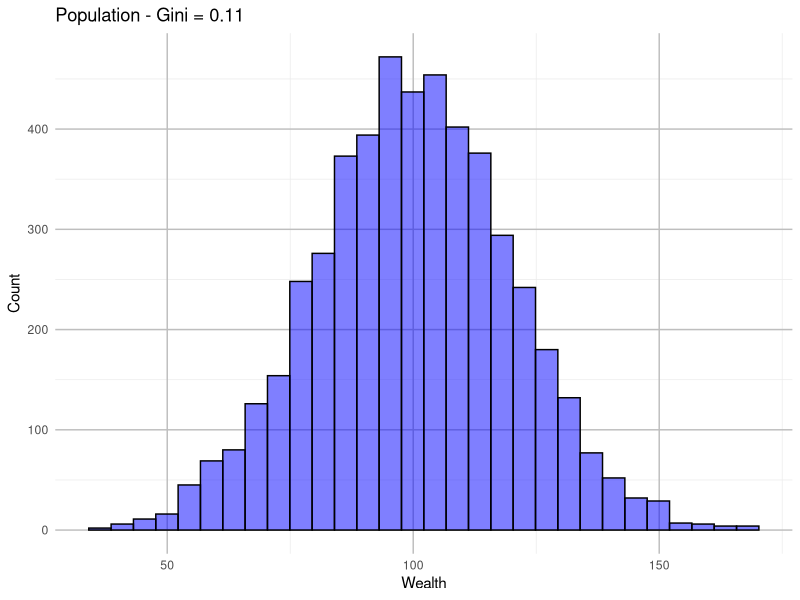
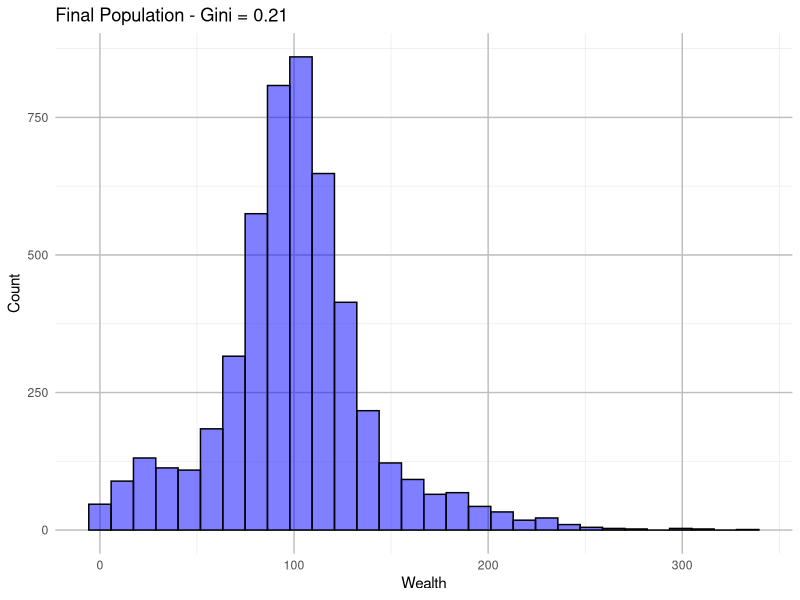

The R script that drew these images, in order:
## ---- chunk 1
set.seed(123)
#Parameters

N <- 5000        #Default size of the population

MU <- 100        #Default mean of the population

sigma <- MU / 5  #Standard deviation is 1/5 of the mean

#Generate the population

population <- rnorm(N, mean = MU, sd = sigma)
population[population <= 0] <- 1

#Create gini function

gini <- function(y) {
  y <- sort(y)     #Sort pop by wealth in asending order 
  n <- length(y)   #Number of people
  numer <- 2 * sum((1:n) * y)  #Numerator sum of sorted values weighted by list pos
  denom <- n * sum(y)  #Denominator total wealth of pop
    return((numer / denom) - (n + 1) / n) #Compute gini coeffi
}

# Print initial Gini coefficient
cat("Initial Gini coefficient:", gini(population), "\n")

#Create hist of pop

library(ggplot2)
library(ggplot2)
hist_pop <- function(population, label='Population') {
  gini_value <- round(gini(population), 2)
  label <- paste(label, "- Gini =", gini_value)
  
  p <- ggplot(data.frame(population), aes(x = population)) +
    geom_histogram(bins = 30, fill = "blue", color = "black", alpha = 0.5) +
    labs(title = label, x = "Wealth", y = "Count") +
    theme_minimal() +
    theme(panel.grid.major = element_line(colour = "grey"))
  
  print(p)  
}

hist_pop(population)

# Transaction: Randomly split the pot between two actors
random_split <- function(A, B) {
  pot <- A + B
  if (A <= 0 && B <= 0) return(c(0, 0))
  share <- runif(1, 0, pot)
  return(c(share, pot - share))
}

# Randomly select two actors
anyone <- function(N) sample(1:N, 2)

# Simulation step: Perform one transaction between two random actors
step_function <- function(population) {
  indices <- anyone(length(population))
  population[indices] <- random_split(population[indices[1]], population[indices[2]])
  return(population)
}

# Simulate over T steps
simulate <- function(population, T) {
  for (t in 1:T) {
    population <- step_function(population)
  }
  return(population)
}

# Run the simulation and visualize the results
T <- 1000  # Number of steps
final_population <- simulate(population, T)

# Plot final population distribution
hist_pop(final_population, "Final Population")

# Display final Gini coefficient
cat("Final Gini coefficient:", gini(final_population), "\n")

